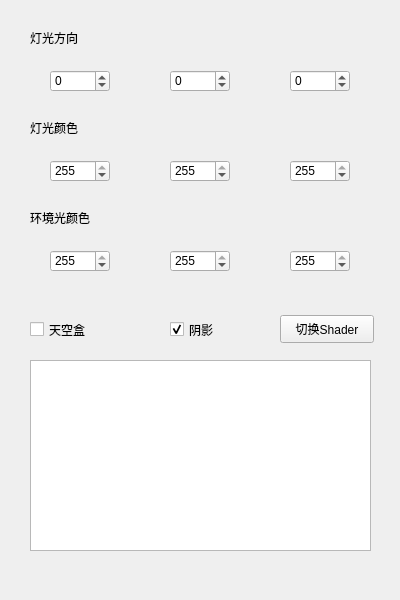
<?xml version="1.0" encoding="UTF-8"?>
<ui version="4.0">
 <class>EnvTab</class>
 <widget class="QWidget" name="EnvTab">
  <property name="geometry">
   <rect>
    <x>0</x>
    <y>0</y>
    <width>400</width>
    <height>600</height>
   </rect>
  </property>
  <property name="minimumSize">
   <size>
    <width>400</width>
    <height>600</height>
   </size>
  </property>
  <property name="maximumSize">
   <size>
    <width>400</width>
    <height>600</height>
   </size>
  </property>
  <property name="focusPolicy">
   <enum>Qt::StrongFocus</enum>
  </property>
  <property name="windowTitle">
   <string>EnvTab</string>
  </property>
  <widget class="QDoubleSpinBox" name="dirX">
   <property name="geometry">
    <rect>
     <x>50</x>
     <y>70</y>
     <width>60</width>
     <height>22</height>
    </rect>
   </property>
   <property name="decimals">
    <number>0</number>
   </property>
   <property name="minimum">
    <double>-180.000000000000000</double>
   </property>
   <property name="maximum">
    <double>180.000000000000000</double>
   </property>
   <property name="singleStep">
    <double>1.000000000000000</double>
   </property>
  </widget>
  <widget class="QLabel" name="label">
   <property name="geometry">
    <rect>
     <x>30</x>
     <y>30</y>
     <width>72</width>
     <height>15</height>
    </rect>
   </property>
   <property name="text">
    <string>灯光方向</string>
   </property>
  </widget>
  <widget class="QDoubleSpinBox" name="dirY">
   <property name="geometry">
    <rect>
     <x>170</x>
     <y>70</y>
     <width>60</width>
     <height>22</height>
    </rect>
   </property>
   <property name="decimals">
    <number>0</number>
   </property>
   <property name="minimum">
    <double>-180.000000000000000</double>
   </property>
   <property name="maximum">
    <double>180.000000000000000</double>
   </property>
   <property name="singleStep">
    <double>1.000000000000000</double>
   </property>
  </widget>
  <widget class="QDoubleSpinBox" name="dirZ">
   <property name="geometry">
    <rect>
     <x>290</x>
     <y>70</y>
     <width>60</width>
     <height>22</height>
    </rect>
   </property>
   <property name="decimals">
    <number>0</number>
   </property>
   <property name="minimum">
    <double>-180.000000000000000</double>
   </property>
   <property name="maximum">
    <double>180.000000000000000</double>
   </property>
   <property name="singleStep">
    <double>1.000000000000000</double>
   </property>
  </widget>
  <widget class="QLabel" name="label_2">
   <property name="geometry">
    <rect>
     <x>30</x>
     <y>120</y>
     <width>72</width>
     <height>15</height>
    </rect>
   </property>
   <property name="text">
    <string>灯光颜色</string>
   </property>
  </widget>
  <widget class="QDoubleSpinBox" name="lcR">
   <property name="geometry">
    <rect>
     <x>50</x>
     <y>160</y>
     <width>60</width>
     <height>22</height>
    </rect>
   </property>
   <property name="decimals">
    <number>0</number>
   </property>
   <property name="maximum">
    <double>255.000000000000000</double>
   </property>
   <property name="value">
    <double>255.000000000000000</double>
   </property>
  </widget>
  <widget class="QDoubleSpinBox" name="lcB">
   <property name="geometry">
    <rect>
     <x>290</x>
     <y>160</y>
     <width>60</width>
     <height>22</height>
    </rect>
   </property>
   <property name="decimals">
    <number>0</number>
   </property>
   <property name="maximum">
    <double>255.000000000000000</double>
   </property>
   <property name="value">
    <double>255.000000000000000</double>
   </property>
  </widget>
  <widget class="QDoubleSpinBox" name="lcG">
   <property name="geometry">
    <rect>
     <x>170</x>
     <y>160</y>
     <width>60</width>
     <height>22</height>
    </rect>
   </property>
   <property name="decimals">
    <number>0</number>
   </property>
   <property name="maximum">
    <double>255.000000000000000</double>
   </property>
   <property name="value">
    <double>255.000000000000000</double>
   </property>
  </widget>
  <widget class="QLabel" name="label_3">
   <property name="geometry">
    <rect>
     <x>30</x>
     <y>210</y>
     <width>81</width>
     <height>16</height>
    </rect>
   </property>
   <property name="text">
    <string>环境光颜色</string>
   </property>
  </widget>
  <widget class="QDoubleSpinBox" name="acR">
   <property name="geometry">
    <rect>
     <x>50</x>
     <y>250</y>
     <width>60</width>
     <height>22</height>
    </rect>
   </property>
   <property name="decimals">
    <number>0</number>
   </property>
   <property name="maximum">
    <double>255.000000000000000</double>
   </property>
   <property name="value">
    <double>255.000000000000000</double>
   </property>
  </widget>
  <widget class="QDoubleSpinBox" name="acB">
   <property name="geometry">
    <rect>
     <x>290</x>
     <y>250</y>
     <width>60</width>
     <height>22</height>
    </rect>
   </property>
   <property name="decimals">
    <number>0</number>
   </property>
   <property name="maximum">
    <double>255.000000000000000</double>
   </property>
   <property name="value">
    <double>255.000000000000000</double>
   </property>
  </widget>
  <widget class="QDoubleSpinBox" name="acG">
   <property name="geometry">
    <rect>
     <x>170</x>
     <y>250</y>
     <width>60</width>
     <height>22</height>
    </rect>
   </property>
   <property name="decimals">
    <number>0</number>
   </property>
   <property name="maximum">
    <double>255.000000000000000</double>
   </property>
   <property name="value">
    <double>255.000000000000000</double>
   </property>
  </widget>
  <widget class="QCheckBox" name="skyboxCB">
   <property name="geometry">
    <rect>
     <x>30</x>
     <y>320</y>
     <width>91</width>
     <height>19</height>
    </rect>
   </property>
   <property name="text">
    <string>天空盒</string>
   </property>
  </widget>
  <widget class="QCheckBox" name="shadowCB">
   <property name="geometry">
    <rect>
     <x>170</x>
     <y>320</y>
     <width>91</width>
     <height>19</height>
    </rect>
   </property>
   <property name="text">
    <string>阴影</string>
   </property>
   <property name="checked">
    <bool>true</bool>
   </property>
  </widget>
  <widget class="QPushButton" name="csB">
   <property name="geometry">
    <rect>
     <x>280</x>
     <y>315</y>
     <width>94</width>
     <height>28</height>
    </rect>
   </property>
   <property name="text">
    <string>切换Shader</string>
   </property>
  </widget>
  <widget class="QListView" name="skyboxList">
   <property name="geometry">
    <rect>
     <x>30</x>
     <y>360</y>
     <width>341</width>
     <height>191</height>
    </rect>
   </property>
  </widget>
 </widget>
 <layoutdefault spacing="6" margin="11"/>
 <resources/>
 <connections/>
</ui>
